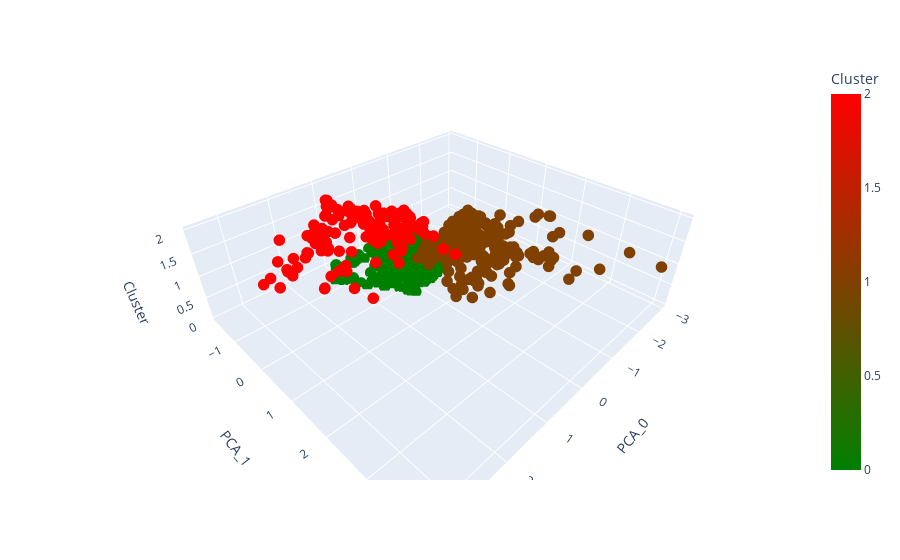

The notebook cell this image was saved under:
### Code cell
from IPython.display import SVG
import plotly.express as px

df = scaffold_df

fig = px.scatter_3d(
    df, x=df['PCA_0'], y=df['PCA_1'], z=df['Cluster'], color=df['Cluster'],   
    color_continuous_scale=['green','red'], 
    labels={'0': 'PCA_0', '1': 'PCA_1', '2': 'Cluster', '3':'VALUE' }
)

fig.update_traces(marker_size=4)
fig.show()

### Figure 1 — Plotly figure (JSON) as saved in the notebook; plotly's stock layout.template omitted (floating-point values rounded to 4 significant figures; data arrays with more than 128 entries replaced by an {"elided": "..."} marker saying what was removed)
{"data": [{"hovertemplate": "PCA_0=%{x}<br>PCA_1=%{y}<br>Cluster=%{marker.color}<extra></extra>", "legendgroup": "", "marker": {"color": {"elided": "768 int values"}, "coloraxis": "coloraxis", "size": 4, "symbol": "circle"}, "mode": "markers", "name": "", "scene": "scene", "showlegend": false, "type": "scatter3d", "x": {"elided": "768 float values"}, "y": {"elided": "768 float values"}, "z": {"elided": "768 int values"}}], "layout": {"coloraxis": {"colorbar": {"title": {"text": "Cluster"}}, "colorscale": [[0, "green"], [1, "red"]]}, "legend": {"tracegroupgap": 0}, "margin": {"t": 60}, "scene": {"domain": {"x": [0, 1], "y": [0, 1]}, "xaxis": {"title": {"text": "PCA_0"}}, "yaxis": {"title": {"text": "PCA_1"}}, "zaxis": {"title": {"text": "Cluster"}}}}}
